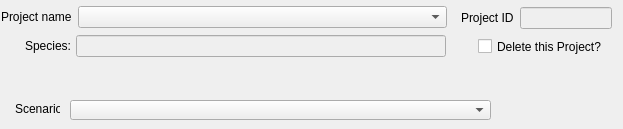
            <widget class="QWidget" name="page_11">
             <widget class="QLabel" name="label_37">
              <property name="geometry">
               <rect>
                <x>15</x>
                <y>101</y>
                <width>45</width>
                <height>16</height>
               </rect>
              </property>
              <property name="text">
               <string>Scenario:</string>
              </property>
             </widget>
             <widget class="QComboBox" name="comboBox_3">
              <property name="geometry">
               <rect>
                <x>70</x>
                <y>100</y>
                <width>421</width>
                <height>20</height>
               </rect>
              </property>
             </widget>
             <widget class="QWidget" name="layoutWidget">
              <property name="geometry">
               <rect>
                <x>25</x>
                <y>35</y>
                <width>421</width>
                <height>22</height>
               </rect>
              </property>
              <layout class="QHBoxLayout" name="horizontalLayout_31">
               <item>
                <widget class="QLabel" name="label_29">
                 <property name="sizePolicy">
                  <sizepolicy hsizetype="Maximum" vsizetype="Preferred">
                   <horstretch>0</horstretch>
                   <verstretch>0</verstretch>
                  </sizepolicy>
                 </property>
                 <property name="maximumSize">
                  <size>
                   <width>45</width>
                   <height>16777215</height>
                  </size>
                 </property>
                 <property name="text">
                  <string>Species:</string>
                 </property>
                </widget>
               </item>
               <item>
                <widget class="QLineEdit" name="lineEdit_12">
                 <property name="enabled">
                  <bool>false</bool>
                 </property>
                </widget>
               </item>
              </layout>
             </widget>
             <widget class="QCheckBox" name="checkBox_3">
              <property name="geometry">
               <rect>
                <x>478</x>
                <y>38</y>
                <width>136</width>
                <height>17</height>
               </rect>
              </property>
              <property name="text">
               <string>Delete this Project?</string>
              </property>
             </widget>
             <widget class="QWidget" name="layoutWidget">
              <property name="geometry">
               <rect>
                <x>1</x>
                <y>6</y>
                <width>446</width>
                <height>22</height>
               </rect>
              </property>
              <layout class="QHBoxLayout" name="horizontalLayout_23">
               <item>
                <widget class="QLabel" name="label_54">
                 <property name="sizePolicy">
                  <sizepolicy hsizetype="Maximum" vsizetype="Preferred">
                   <horstretch>0</horstretch>
                   <verstretch>0</verstretch>
                  </sizepolicy>
                 </property>
                 <property name="text">
                  <string>Project name</string>
                 </property>
                </widget>
               </item>
               <item>
                <widget class="QComboBox" name="comboBox_111">
                 <property name="sizePolicy">
                  <sizepolicy hsizetype="Preferred" vsizetype="Fixed">
                   <horstretch>0</horstretch>
                   <verstretch>0</verstretch>
                  </sizepolicy>
                 </property>
                </widget>
               </item>
              </layout>
             </widget>
             <widget class="QWidget" name="layoutWidget">
              <property name="geometry">
               <rect>
                <x>461</x>
                <y>7</y>
                <width>151</width>
                <height>22</height>
               </rect>
              </property>
              <layout class="QHBoxLayout" name="horizontalLayout_44">
               <item>
                <widget class="QLabel" name="label_80">
                 <property name="sizePolicy">
                  <sizepolicy hsizetype="Maximum" vsizetype="Preferred">
                   <horstretch>0</horstretch>
                   <verstretch>0</verstretch>
                  </sizepolicy>
                 </property>
                 <property name="text">
                  <string>Project ID</string>
                 </property>
                </widget>
               </item>
               <item>
                <widget class="QLineEdit" name="lineEdit_25">
                 <property name="enabled">
                  <bool>false</bool>
                 </property>
                 <property name="sizePolicy">
                  <sizepolicy hsizetype="Preferred" vsizetype="Fixed">
                   <horstretch>0</horstretch>
                   <verstretch>0</verstretch>
                  </sizepolicy>
                 </property>
                 <property name="maximumSize">
                  <size>
                   <width>96</width>
                   <height>16777215</height>
                  </size>
                 </property>
                </widget>
               </item>
              </layout>
             </widget>
            </widget>
